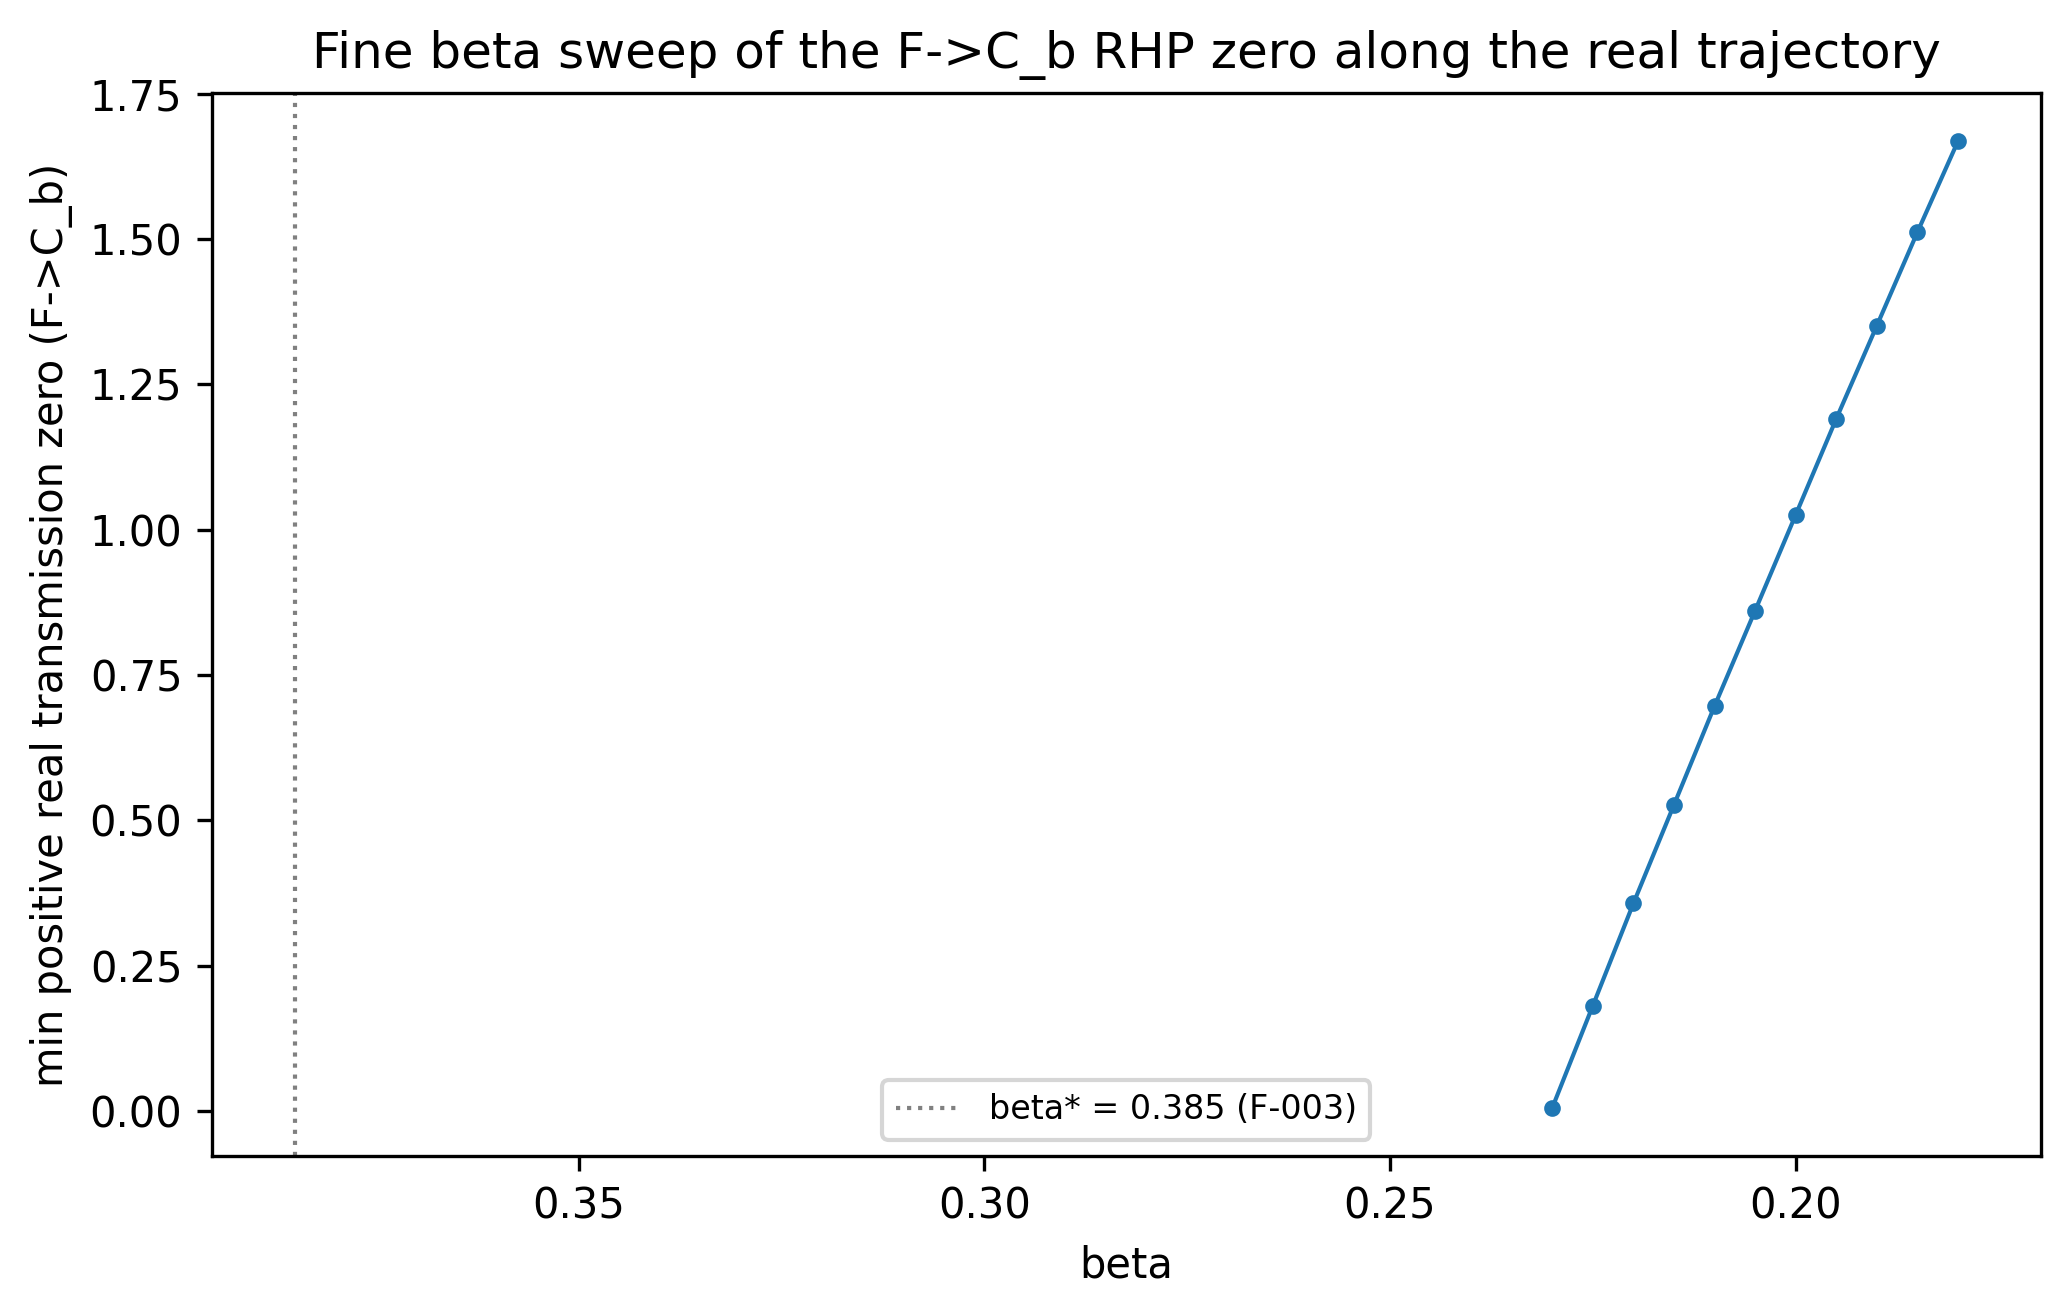

Write the Python code that produced this figure.
import json
import time

import numpy as np

from models.params import load_params
from open_loop_testing.nmp_zero import F_to_Cb_zeros
from open_loop_testing.optimum_trajectory import find_optimum
from utils.provenance import save_with_provenance

BANDWIDTH_RULE_DIVISOR = 3.0


def sweep(betas, F_grid, T_R_grid, alpha, C_A0, T_in, C, price_B, price_A0, price_energy):
    results = []
    for beta in betas:
        try:
            opt = find_optimum(F_grid, T_R_grid, beta, alpha, C_A0, T_in, C,
                                price_B, price_A0, price_energy)
        except ValueError:
            results.append({"beta": float(beta), "F_star": None, "T_R_star": None,
                             "min_rhp_zero": None, "bandwidth_cap_h_inv": None,
                             "note": "no feasible node at this beta"})
            continue

        F_star, T_R_star = opt["F_star"], opt["T_R_star"]
        zeros = F_to_Cb_zeros(F_star, T_R_star, beta, alpha, C_A0, T_in, C)
        rhp_zeros = [z.real for z in zeros if z.real > 0]
        min_rhp_zero = min(rhp_zeros) if rhp_zeros else None
        bandwidth_cap = min_rhp_zero / BANDWIDTH_RULE_DIVISOR if min_rhp_zero is not None else None

        results.append({
            "beta": float(beta), "F_star": F_star, "T_R_star": T_R_star,
            "min_rhp_zero": min_rhp_zero, "bandwidth_cap_h_inv": bandwidth_cap,
        })
    return results


if __name__ == "__main__":
    import matplotlib
    matplotlib.use("Agg")
    import matplotlib.pyplot as plt

    start_time = time.time()
    PARAMS = load_params()
    C = PARAMS["certain_params"]
    feed = PARAMS["nominal_feed"]
    econ = PARAMS["economics"]
    kw = dict(alpha=PARAMS["uncertain_params"]["alpha_nominal"], C_A0=feed["C_A0"], T_in=feed["T_in"], C=C)
    prices = dict(price_B=econ["price_B"], price_A0=econ["price_A0"], price_energy=econ["price_energy"])

    betas = np.round(np.arange(0.35, 0.18 - 1e-9, -0.005), 3)
    F_grid = np.linspace(15.0, 32.0, 1701)
    T_R_grid = np.linspace(130.0, 145.0, 301)

    print(f"Sweeping {len(betas)} beta points in [0.18, 0.35] at 0.005 spacing...")
    results = sweep(betas, F_grid, T_R_grid, **kw, **prices)

    for r in results:
        z = f"{r['min_rhp_zero']:.4f}" if r["min_rhp_zero"] is not None else "none"
        print(f"  beta={r['beta']:.3f}  F*={r['F_star']}  T_R*={r['T_R_star']}  min_rhp_zero={z}")

    betas_plot = [r["beta"] for r in results]
    zeros_plot = [r["min_rhp_zero"] if r["min_rhp_zero"] is not None else np.nan for r in results]

    fig, ax = plt.subplots(figsize=(7, 4.5))
    ax.plot(betas_plot, zeros_plot, marker="o", ms=3, lw=1)
    ax.axvline(0.385, color="gray", ls=":", lw=1, label="beta* = 0.385 (F-003)")
    ax.set_xlabel("beta")
    ax.set_ylabel("min positive real transmission zero (F->C_b)")
    ax.set_title("Fine beta sweep of the F->C_b RHP zero along the real trajectory")
    ax.legend(fontsize=8)
    ax.invert_xaxis()
    fig.tight_layout()

    fig_path = "open_loop_testing/fine_zero_sweep.png"
    fig.savefig(fig_path, dpi=300, bbox_inches="tight")

    json_path = "open_loop_testing/fine_zero_sweep.json"
    with open(json_path, "w") as f:
        json.dump(results, f, indent=2)

    sidecar = save_with_provenance(
        [json_path, fig_path], data=None,
        params={"beta_range": [0.18, 0.35], "beta_spacing": 0.005,
                "F_range": [5.0, 35.0, 0.25], "T_R_range": [100.0, 150.0, 0.25], **prices},
        script=__file__, start_time=start_time, extra={"results": results},
    )
    print(f"Saved {json_path}, {fig_path}, {sidecar}")
